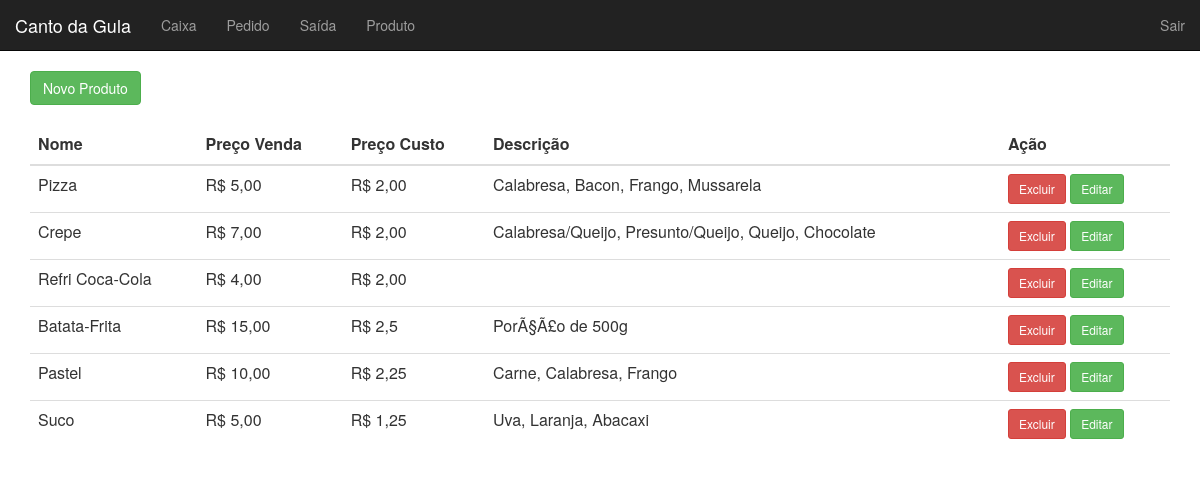
Before: /produto/ (signed in) with the older database file.
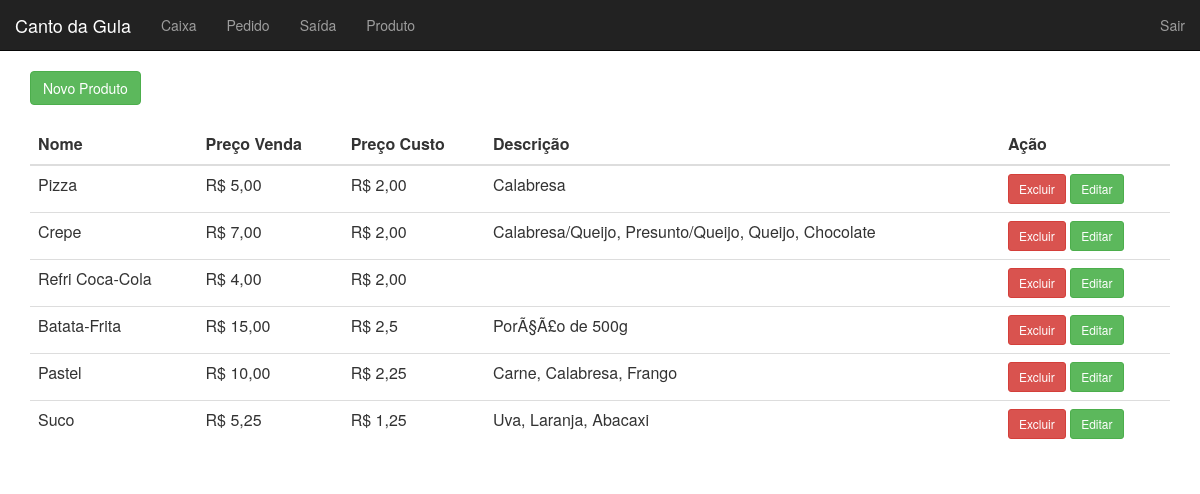
After: the same page with the newer database file.
### tables this page shows
CREATE TABLE `produto` (
  `id` int(11) NOT NULL AUTO_INCREMENT,
  `nome` varchar(50) NOT NULL,
  `preco_venda` double NOT NULL,
  `preco_custo` double DEFAULT NULL,
  `status` tinyint(4) NOT NULL,
  `descricao` text,
  PRIMARY KEY (`id`)
);

### core/controller.php (called while the page is built, shortened)
<?php
class controller {
    public function loadTemplate($viewName, $viewData = array()){
        include 'views/template.php';
    }
    public function loadViewInTemplate($viewName, $viewData = array()){
        extract($viewData);
        include 'views/'.$viewName.'.php';
    }
}
?>

### controllers/produtoController.php (called while the page is built, shortened)
<?php
class produtoController extends controller {
    public function index() {
        $dados = array(
            'produtos' => array()
        );
        $produto = new Produto();
        $dados['produtos'] = $produto->getProdutos();
        $this->loadTemplate('produto', $dados);
    }
}
?>

### core/core.php (called while the page is built, shortened)
<?php
class Core{
    public function run(){
        $url = (isset($_GET['q']))?"/".$_GET['q']:"";
        $params = array();
        if (!empty($url) && $url != '/') {
            $url = explode('/', $url);
            array_shift($url);
            if ($url[count($url)-1] == ""){
                array_pop($url);
            }
            array_shift($url);
            if (isset($url[0])) {
                    $currentAction = $url[0];
                    array_shift($url);
            } else {
                    $currentAction = 'index';
            }
        } else {
            $currentController = 'homeController';
            $currentAction = 'index';
        }
        $c = new $currentController();
        call_user_func_array(array($c, $currentAction), $params);
    }
}
?>

### index.php (called while the page is built, shortened)
<?php
$core = new Core();
$core->run();
?>

### core/model.php (called while the page is built, shortened)
<?php
class model {
    public function __construct(){
        global $banco;
        $this->db = $banco;
    }
}
?>

### models/Produto.php (called while the page is built, shortened)
<?php
class Produto extends model {
    public function getProdutos() {
        $array = array();
        $sql = "SELECT * FROM produto";
        $sql = $this->db->query($sql);
        if ($sql->rowCount() > 0) {
            $array = $sql->fetchAll();
        }
        return $array;
    }
}

### views/produto.php (the view)
<div class="row">
    <div class="col-md-12">
        <a href="<?php echo BASE_URL; ?>/produto/add" class="btn btn-success">Novo Produto</a>
    </div>
</div>
<br/>
<div class="row">
    <div class="col-md-12">
        <table class="table table-hover">
            <thead>
                <tr>
                    <th>Nome</th>
                    <th>Preço Venda</th>
                    <th>Preço Custo</th>
                    <th>Descrição</th>
                    <th>Ação</th>
                </tr>
            </thead>
            <tbody>
                <?php foreach ($produtos as $produto): ?>
                <?php if ($produto['status'] == '1'): ?>
                <tr>
                <?php else: ?>
                <tr class="danger">
                <?php endif; ?>
                    <td><?php echo $produto['nome']; ?></td>
                    <td><?php echo "R$ ".str_replace('.', ',', $produto['preco_venda']).(strstr($produto['preco_venda'],'.')?"":",00"); ?></td>
                    <td><?php echo (isset($produto['preco_custo'])?"R$ ".str_replace('.', ',', $produto['preco_custo']).(strstr($produto['preco_custo'],'.')?"":",00"):"-"); ?></td>
                    <td><?php echo $produto['descricao']; ?></td>
                    <td>
                        <a href="<?php echo BASE_URL; ?>/produto/excluir/<?php echo $produto['id']; ?>" class="btn btn-sm btn-danger">Excluir</a>
                        <a href="<?php echo BASE_URL; ?>/produto/editar/<?php echo $produto['id']; ?>" class="btn btn-sm btn-success">Editar</a>
                    </td>
                </tr>
                <?php endforeach; ?>
            </tbody>
        </table>
    </div>
</div>

### views/template.php (shortened to what this page needs)
<html>
    <head>
        <link href="<?php echo BASE_URL; ?>/assets/css/bootstrap.min.css" rel="stylesheet"/>
    </head>
    <body>
        <nav class="navbar navbar-inverse navbar-static-top" role="navigation">
            <div class="container-fluid">
                <div class="navbar-header">
                    <a class="navbar-brand" href="<?php echo BASE_URL; ?>">Canto da Gula</a>
                </div>
                <div class="collapse navbar-collapse" id="bs-example-navbar-collapse-1">
                    <ul class="nav navbar-nav">
                        <li><a href="<?php echo BASE_URL; ?>/caixa/">Caixa</a></li>
                        <li><a href="<?php echo BASE_URL; ?>/pedido/">Pedido</a></li>
                        <li><a href="<?php echo BASE_URL; ?>/saida/">Saída</a></li>
                        <li><a href="<?php echo BASE_URL; ?>/produto/">Produto</a></li>
                    </ul>
                    <ul class="nav navbar-nav navbar-right">
                        <li><a href="<?php echo BASE_URL; ?>/login/logout">Sair</a></li>
                    </ul>
                </div>
        </nav>
        <div class="container">
            <?php $this->loadViewInTemplate($viewName, $viewData); ?>
        </div>
    </body>
</html>

Changed rows visible on the page:
changed produto "Pizza": descricao "Calabresa, Bacon, Frango, Mussarela" → "Calabresa"
changed produto "Suco": preco_venda "5" → "5,25"; no longer shows ",00"
